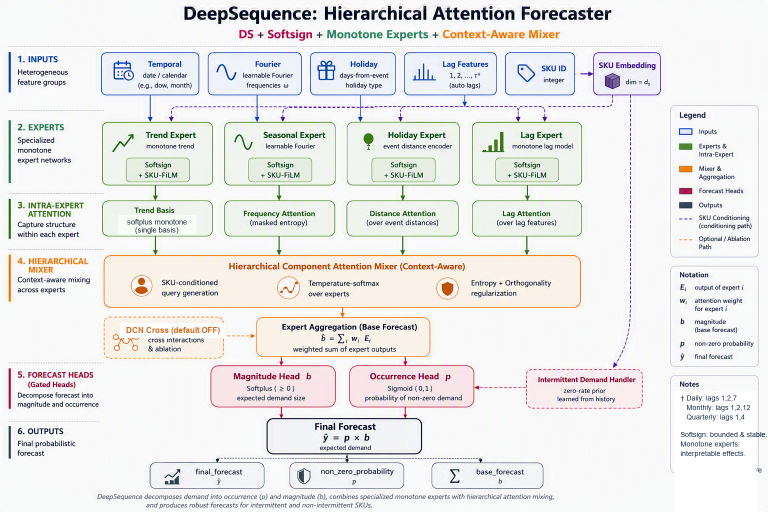
#> input picture paper_figures/fig_m5_architecture_pristine.png, 1536 x 1024 px (shown at 1/2 size)
$ python annotate_architecture_labels.py
#> lines starting #> are read from the running program, lines starting #| are printed output that depends on the picture
#> in load_source, returned value is the input picture: PIL image 1536x1024 RGB; mean R, G, B 235.1, 234.2, 233.5
#!/usr/bin/env python3
"""Code-faithful label overlays for the overall architecture figure.

Source art is the embedded slide PNG from ``deepsequence.pptx``
(``ppt/media/image3.png``). This script covers incorrect labels and redraws
text to match ``components_lightweight.py`` / feature configs:

  - Temporal → trend time index (not calendar DoW/month)
  - Fourier → fixed by default; learnable ω optional
  - Lag Expert → Regressor (lags + intermittent state)
  - Avoid blanket “monotone experts” (seasonal is not monotone)
  - Mixer query note: SKU + lag/intermittent context
  - Monthly lags footnote: frequency preset {1,2,12} (feature_config_monthly)

Writes: fig_m5_architecture.{png,pdf}, fig_architecture_ds.*,
        deepsequence_shared_from_ppt_adjusted_v4.png
and patches the PNG back into deepsequence.pptx.
"""

from __future__ import annotations

import io
import shutil
import zipfile
from pathlib import Path

from PIL import Image, ImageDraw, ImageFont

OUT = Path(__file__).resolve().parent
SRC = OUT / "fig_m5_architecture.png"
PPTX = OUT / "deepsequence.pptx"
MEDIA = "ppt/media/image3.png"

# Colors matching the slide
C_BLUE = (30, 100, 180)
C_GREEN = (46, 125, 50)
C_ORANGE = (230, 126, 34)
C_PINK = (194, 24, 91)
C_INK = (40, 48, 56)
C_MUTED = (70, 80, 90)
C_WHITE = (255, 255, 255)
C_CREAM = (252, 250, 246)  # mixer panel fill approx
C_NOTES_BG = (248, 250, 252)


def _font(size: int, bold: bool = False) -> ImageFont.FreeTypeFont:
    path = (
        "/System/Library/Fonts/Supplemental/Arial Bold.ttf"
        if bold
        else "/System/Library/Fonts/Supplemental/Arial.ttf"
    )
    try:
        return ImageFont.truetype(path, size)
    except OSError:
        return ImageFont.load_default()


def _cover(draw: ImageDraw.ImageDraw, box, fill=C_WHITE) -> None:
    draw.rectangle(box, fill=fill)


def _center_text(draw, box, text, font, fill, *, max_width: int | None = None):
    x0, y0, x1, y1 = box
    tw = (max_width if max_width is not None else (x1 - x0)) - 4
    # simple wrap
    words = text.split()
    lines: list[str] = []
    cur = ""
    for w in words:
        trial = (cur + " " + w).strip()
        if draw.textlength(trial, font=font) <= tw:
            cur = trial
        else:
            if cur:
                lines.append(cur)
            cur = w
    if cur:
        lines.append(cur)
    if not lines:
        return
    line_h = font.size + 2
    total_h = line_h * len(lines)
    cy = y0 + max(0, (y1 - y0 - total_h) // 2)
    for i, line in enumerate(lines):
        lw = draw.textlength(line, font=font)
        cx = x0 + (x1 - x0 - lw) / 2
        draw.text((cx, cy + i * line_h), line, font=font, fill=fill)


def annotate(im: Image.Image) -> Image.Image:
    im = im.copy().convert("RGB")
    d = ImageDraw.Draw(im)

    f_title = _font(15, bold=True)
    f_sub = _font(11)
    f_sub_sm = _font(10)
    f_exp = _font(14, bold=True)
    f_exp_sub = _font(11)
    f_rail = _font(11)
    f_note = _font(11)
    f_foot = _font(11)
    f_subhead = _font(14, bold=True)
    f_mixer = _font(11)

    # ---- Subtitle: drop blanket "Monotone Experts" ----
    # "DS + Softsign + Monotone Experts + Context-Aware Mixer"
    _cover(d, (420, 58, 1130, 86), C_WHITE)
    # redraw colored segments
    parts = [
        ("DS + Softsign", C_PINK),
        (" + ", C_INK),
        ("Experts", C_GREEN),
        (" + ", C_INK),
        ("Context-Aware Mixer", C_ORANGE),
    ]
    total_w = sum(d.textlength(t, font=f_subhead) for t, _ in parts)
#> total_w = 336.6
    x = 768 - total_w / 2  # center under title (~image mid ~768)
#> x = 599.7
    y = 62
    for t, c in parts:
        d.text((x, y), t, font=f_subhead, fill=c)
        x += d.textlength(t, font=f_subhead)
#> this loop made 5 passes
#> x on passes 1 to 5: 696.6, 717.2, 770.4, 791, 936.3
#> after the loop, x = 936.3

    # ---- INPUT boxes (measured top borders) ----
    # Temporal 208–392
    _cover(d, (250, 122, 385, 148), C_WHITE)  # title text after icon
    d.text((268, 124), "Trend time", font=f_title, fill=C_BLUE)
    _cover(d, (230, 148, 385, 182), C_WHITE)
    _center_text(d, (230, 148, 385, 182), "time index (not DoW/month)", f_sub_sm, C_MUTED)

    # Fourier 421–597
    _cover(d, (470, 122, 590, 148), C_WHITE)
    d.text((478, 124), "Fourier", font=f_title, fill=C_BLUE)
    _cover(d, (430, 148, 590, 182), C_WHITE)
    _center_text(d, (430, 148, 590, 182), "fixed Fourier (learnable ω opt.)", f_sub_sm, C_MUTED)

    # Lag Features 814–987 → lags + intermittent state
    _cover(d, (860, 122, 980, 148), C_WHITE)
    d.text((868, 124), "Lags / state", font=f_title, fill=C_BLUE)
    _cover(d, (822, 148, 980, 182), C_WHITE)
    _center_text(d, (822, 148, 980, 182), "lags + intermittent state (†)", f_sub_sm, C_MUTED)

    # ---- Left rail under EXPERTS: remove blanket monotone ----
    _cover(d, (28, 268, 198, 355), C_WHITE)
    d.text((32, 270), "Specialized", font=f_rail, fill=C_MUTED)
    d.text((32, 286), "expert networks", font=f_rail, fill=C_MUTED)
    d.text((32, 308), "(monotone: trend,", font=f_rail, fill=C_MUTED)
    d.text((32, 324), "holiday, regressor;", font=f_rail, fill=C_MUTED)
    d.text((32, 340), "seasonal not)", font=f_rail, fill=C_MUTED)

    # ---- Expert titles / subs (aligned under input columns) ----
    # Seasonal sub: learnable Fourier → fixed Fourier
    _cover(d, (470, 288, 625, 310), C_WHITE)
    _center_text(d, (470, 288, 625, 310), "fixed Fourier (ω opt.)", f_exp_sub, C_MUTED)

    # Lag Expert → Regressor (column ~900–1140; title text after bar icon ~960+)
    _cover(d, (955, 252, 1145, 286), C_WHITE)
    d.text((968, 260), "Regressor", font=f_exp, fill=C_GREEN)
    _cover(d, (920, 282, 1145, 314), C_WHITE)
    _center_text(d, (920, 282, 1145, 314), "lags + intermittent state", f_exp_sub, C_MUTED)

    # L1: Lag Attention → Regressor Attention
    _cover(d, (930, 415, 1145, 448), C_WHITE)
    _center_text(d, (930, 415, 1145, 448), "Regressor Attention", f_exp, C_GREEN)
    _cover(d, (930, 446, 1145, 480), C_WHITE)
    _center_text(d, (930, 446, 1145, 480), "(over lags / state)", f_sub_sm, C_MUTED)

    # ---- Mixer query note (cover old "SKU-conditioned query generation") ----
    _cover(d, (312, 555, 575, 605), C_CREAM)
    d.text((318, 562), "SKU + lag/intermittent", font=f_mixer, fill=C_ORANGE)
    d.text((318, 578), "context query", font=f_mixer, fill=C_ORANGE)

    # FiLM stays on expert softsign path in the art; clarifying note only (no layout move).

    # ---- Notes panel ----
    _cover(d, (1205, 805, 1495, 948), C_NOTES_BG)
    notes = [
        "† Daily: lags 1,2,7",
        "  Monthly: lags 1,2,12",
        "  (freq. preset / monthly YAML)",
        "  Quarterly: lags 1,4",
        "Softsign: bounded & stable.",
        "Monotone maps: trend /",
        "  holiday / regressor only",
        "  (seasonal not monotone).",
        "Query = SKU ⊕ lag/state;",
        "  FiLM on expert softsign path.",
    ]
    y = 810
    for line in notes:
        d.text((1212, y), line, font=f_note, fill=C_INK)
        y += 13
#> after the loop, y = 940

    # ---- Footer ----
    _cover(d, (55, 978, 1485, 1018), C_WHITE)
    foot = (
        "DeepSequence decomposes demand into occurrence (p) and magnitude (b), "
        "combines specialized experts (monotone trend/holiday/regressor; seasonal Fourier) "
        "with hierarchical attention mixing, and forecasts intermittent and non-intermittent SKUs."
    )
    _center_text(d, (55, 978, 1485, 1018), foot, f_foot, C_MUTED)

    return im


def export_all(im: Image.Image) -> None:
    png = OUT / "fig_m5_architecture.png"
    im.save(png, "PNG", optimize=True)
    im.convert("RGB").save(OUT / "fig_m5_architecture.pdf", "PDF", resolution=300.0)
    shutil.copyfile(png, OUT / "fig_architecture_ds.png")
    shutil.copyfile(OUT / "fig_m5_architecture.pdf", OUT / "fig_architecture_ds.pdf")
    shutil.copyfile(png, OUT / "deepsequence_shared_from_ppt_adjusted_v4.png")
    print(f"wrote {png.name} (+ pdf, aliases, adjusted_v4)")


def patch_pptx(im: Image.Image) -> None:
    if not PPTX.is_file():
        print(f"skip pptx patch: missing {PPTX.name}")
        return
    buf = io.BytesIO()
    im.save(buf, format="PNG", optimize=True)
    data = buf.getvalue()
    tmp = PPTX.with_suffix(".pptx.tmp")
    with zipfile.ZipFile(PPTX, "r") as zin, zipfile.ZipFile(tmp, "w", compression=zipfile.ZIP_DEFLATED) as zout:
        for item in zin.infolist():
            payload = data if item.filename == MEDIA else zin.read(item.filename)
            zout.writestr(item, payload)
    tmp.replace(PPTX)
    print(f"patched {PPTX.name}:{MEDIA}")


def load_source() -> Image.Image:
    """Prefer measured pristine twin (coords keyed to this art), not shared_from_ppt."""
    pristine = OUT / "fig_m5_architecture_pristine.png"
    if pristine.is_file():
        print(f"base art: {pristine.name}")
        return Image.open(pristine).convert("RGB")
    # Fallbacks
    bak = OUT / "deepsequence_shared_from_ppt_adjusted_v4.png"
    if bak.is_file():
        # May already be annotated; prefer only if pristine missing
        print(f"base art fallback: {bak.name}")
        return Image.open(bak).convert("RGB")
    if PPTX.is_file():
        with zipfile.ZipFile(PPTX) as zf:
            raw = zf.read(MEDIA)
        print(f"base art: pptx {MEDIA}")
        return Image.open(io.BytesIO(raw)).convert("RGB")
    return Image.open(SRC).convert("RGB")


def main() -> None:
    base = load_source()
    out = annotate(base)
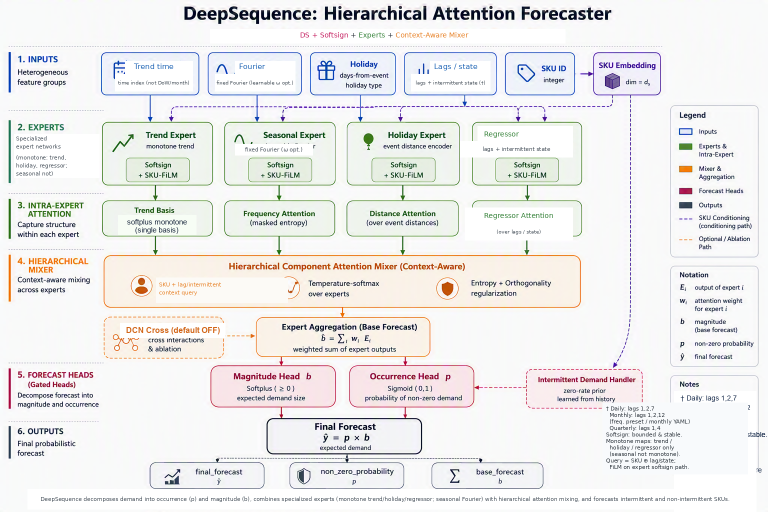
#> out: PIL image 1536x1024 RGB (shown at 1/2 size); mean R, G, B 236.8, 235.8, 235.1
    export_all(out)
    patch_pptx(out)


if __name__ == "__main__":
    main()
